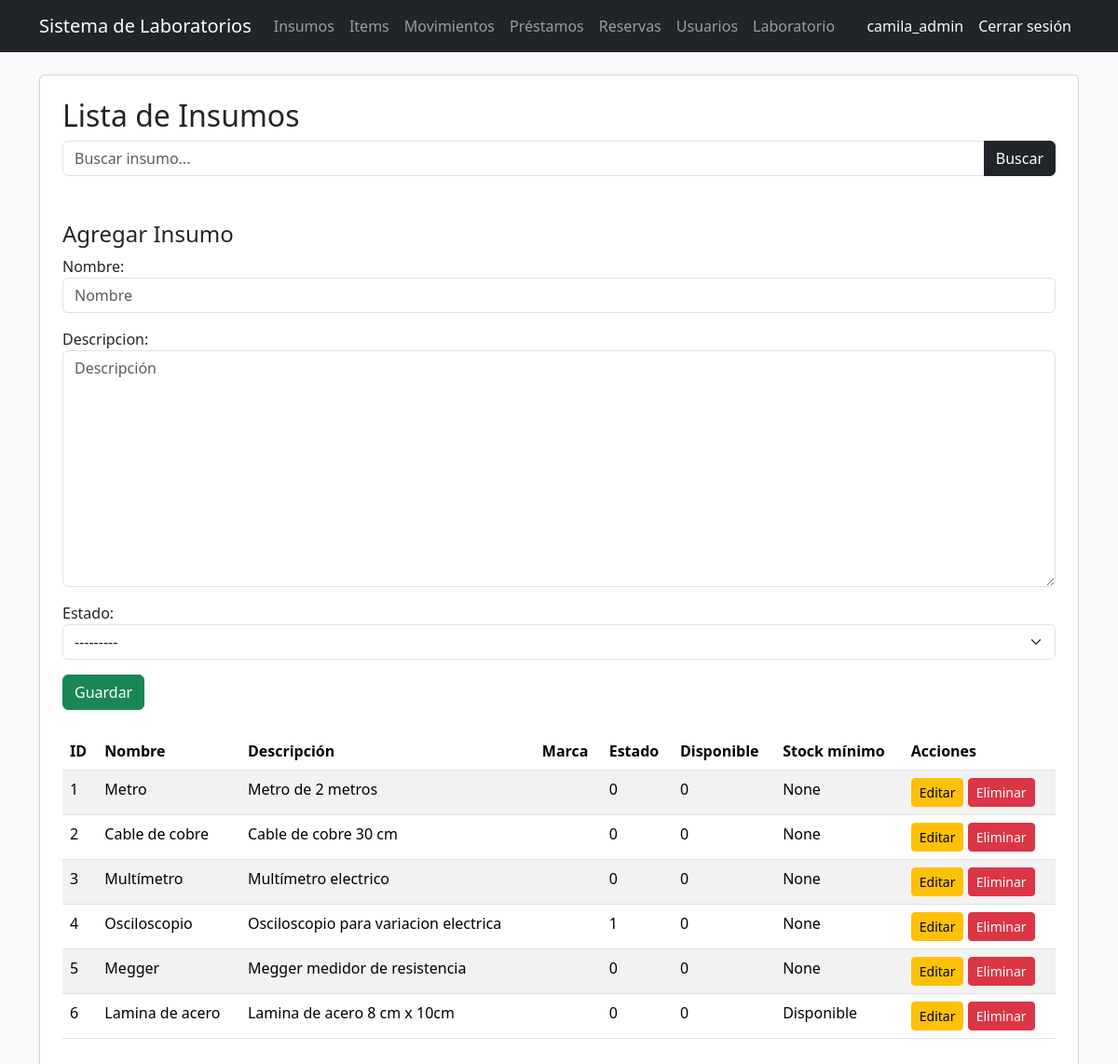
The page /inventario/ (signed in) on the database its author committed.
### users/models.py (models this page shows, shortened)
class Usuario(AbstractUser):
    codigo = models.CharField(max_length=50, unique=True, blank=True)
    programa = models.CharField(max_length=100, blank=True)
    rol = models.ForeignKey(
        Rol,
        on_delete=models.CASCADE,
        null=True,
        blank=True
    )

### inventario/models.py (models this page shows, shortened)
class EstadoInsumo(models.Model):
    nombre = models.CharField(max_length=50)
    def __str__(self):
        return self.nombre

class Insumo(models.Model):
    nombre = models.CharField(
        max_length=100,
        unique=True
    )
    descripcion = models.TextField(
        blank=False
    )
    marca = models.CharField(
        max_length=100,
        blank=True
    )
    stock_minimo = models.IntegerField(default=0)
    estado = models.ForeignKey(
        EstadoInsumo,
        on_delete=models.SET_NULL,
        null=True,
        blank=True
    )
    def cantidad_disponible(self):
        return self.items.filter(
            estado__nombre='Disponible'
        ).count()
    def stock_minimo_alcanzado(self):
        if self.stock_minimo == 0:
            return False
        return self.cantidad_disponible() <= self.stock_minimo

### inventario/views.py (the view)
# urls.py: path('', inicio),
@rol_requerido('Administrador')
def inicio(request):
    if request.method == 'POST':
        form = InsumoForm(request.POST)
        if form.is_valid():
            form.save()
            return redirect('/inventario/')
    else:
        form = InsumoForm()
    busqueda = request.GET.get('busqueda')
    if busqueda:
        insumos = Insumo.objects.filter(nombre__icontains=busqueda)
    else:
        insumos = Insumo.objects.all()
    alertas_stock = [
        insumo for insumo in Insumo.objects.all()
        if insumo.stock_minimo_alcanzado()
    ]
    return render(
        request,
        'inventario/inicio.html',
        {
            'insumos': insumos,
            'form': form,
            'alertas_stock': alertas_stock
        }
    )

### inventario/forms.py
class InsumoForm(forms.ModelForm):
    class Meta:
        model = Insumo
        fields = [
            'nombre',
            'descripcion',
            'estado'
        ]
        widgets = {
            'nombre': forms.TextInput(
                attrs={
                    'class': 'form-control',
                    'placeholder': 'Nombre'
                }
            ),
            'descripcion': forms.Textarea(
                attrs={
                    'class': 'form-control',
                    'placeholder': 'Descripción'
                }
            ),
            'estado': forms.Select(
                attrs={
                    'class': 'form-select'
                }
            )
        }

### inventario/templates/inventario/inicio.html (shortened to what this page needs)
{% extends 'inventario/base.html' %}
{% block contenido %}
<div class="card p-4">
    <h2>Lista de Insumos</h2>
    <form method="GET" class="mb-4">
        <div class="input-group">
            <input
                type="text"
                name="busqueda"
                class="form-control"
                placeholder="Buscar insumo..."
            >
            <button
                class="btn btn-dark"
                type="submit"
            >
                Buscar
            </button>
        </div>
    </form>
    <h4 class="mt-4">Agregar Insumo</h4>
    <form method="POST" class="mb-4">
        {{ form.as_p }}
        <button type="submit" class="btn btn-success">Guardar</button>
    </form>
    <table class="table table-striped">
        <thead>
            <tr>
                <th>ID</th>
                <th>Nombre</th>
                <th>Descripción</th>
                <th>Marca</th>
                <th>Estado</th>
                <th>Disponible</th>
                <th>Stock mínimo</th>
                <th>Acciones</th>
            </tr>
        </thead>
        <tbody>
            {% for insumo in insumos %}
            <tr {% if insumo.stock_minimo_alcanzado %}class="table-warning"{% endif %}>
                <td>{{ insumo.id }}</td>
                <td>{{ insumo.nombre }}</td>
                <td>{{ insumo.descripcion }}</td>
                <td>{{ insumo.marca }}</td>
                <td>{{ insumo.cantidad_disponible }}</td>
                <td>{{ insumo.stock_minimo }}</td>
                <td>{{ insumo.estado }}</td>
                <td>
                    <a
                        href="/inventario/editar/{{ insumo.id }}/"
                        class="btn btn-warning btn-sm"
                    >
                        Editar
                    </a>
                    <a
                        href="/inventario/eliminar/{{ insumo.id }}/"
                        class="btn btn-danger btn-sm"
                    >
                        Eliminar
                    </a>
                </td>
            </tr>
            {% endfor %}
        </tbody>
    </table>
</div>
{% endblock %}

### templates/base_general.html (shortened to what this page needs)
<!DOCTYPE html>
<html lang="es">
<head>
    <link
        href="https://cdn.jsdelivr.net/npm/bootstrap@5.3.3/dist/css/bootstrap.min.css"
        rel="stylesheet"
    >
</head>
<body class="bg-light">
    <nav class="navbar navbar-expand-lg navbar-dark bg-dark">
    <div class="container">
        <a class="navbar-brand" href="/">Sistema de Laboratorios</a>
        <div class="navbar-nav">
    {% if user.rol.nombre == 'Administrador' %}
        <a class="nav-link" href="/inventario/">Insumos</a>
        <a class="nav-link" href="/inventario/items/">Items</a>
        <a class="nav-link" href="/inventario/movimientos/">Movimientos</a>
        <a class="nav-link" href="/prestamos/">Préstamos</a>
        <a class="nav-link" href="/reservas/">Reservas</a>
        <a class="nav-link" href="/usuarios/">Usuarios</a>
        <a class="nav-link" href="/laboratorio/">Laboratorio</a>
    {% elif user.rol.nombre == 'Encargado' %}
        <a class="nav-link" href="/inventario/items/">Items</a>
        <a class="nav-link" href="/inventario/movimientos/">Movimientos</a>
        <a class="nav-link" href="/prestamos/">Préstamos</a>
        <a class="nav-link" href="/reservas/">Reservas</a>
        <a class="nav-link" href="/laboratorio/">Laboratorio</a>
    {% elif user.rol.nombre == 'Docente' %}
        <a class="nav-link" href="/reservas/">Reservas</a>
        <a class="nav-link" href="/prestamos/">Préstamos</a>
    {% elif user.rol.nombre == 'Estudiante' %}
        <a class="nav-link" href="/reservas/">Reservas</a>
    {% endif %}
</div>
        <div class="navbar-nav ms-auto">
    {% if user.is_authenticated %}
    <span class="nav-link text-light">{{ user.username }}</span>
    <form method="POST" action="/logout/">
        <button type="submit" class="btn btn-link nav-link text-light">
            Cerrar sesión
        </button>
    </form>
    {% endif %}
</div>
</nav>
    <div class="container mt-4">
        {% block contenido %}
        {% endblock %}
    </div>
</body>
</html>

### rows shown on the page
Usuario: username "camila_admin"
Insumo: id "1", nombre "Metro", descripcion "Metro de 2 metros", cantidad_disponible "0", stock_minimo "0", estado "None"
Insumo: id "2", nombre "Cable de cobre", descripcion "Cable de cobre 30 cm", cantidad_disponible "0", stock_minimo "0", estado "None"
Insumo: id "3", nombre "Multímetro", descripcion "Multímetro electrico", cantidad_disponible "0", stock_minimo "0", estado "None"
Insumo: id "4", nombre "Osciloscopio", descripcion "Osciloscopio para variacion electrica", cantidad_disponible "1", stock_minimo "0", estado "None"
Insumo: id "5", nombre "Megger", descripcion "Megger medidor de resistencia", cantidad_disponible "0", stock_minimo "0", estado "None"
Insumo: id "6", nombre "Lamina de acero", descripcion "Lamina de acero 8 cm x 10cm", cantidad_disponible "0", stock_minimo "0", estado "Disponible"
